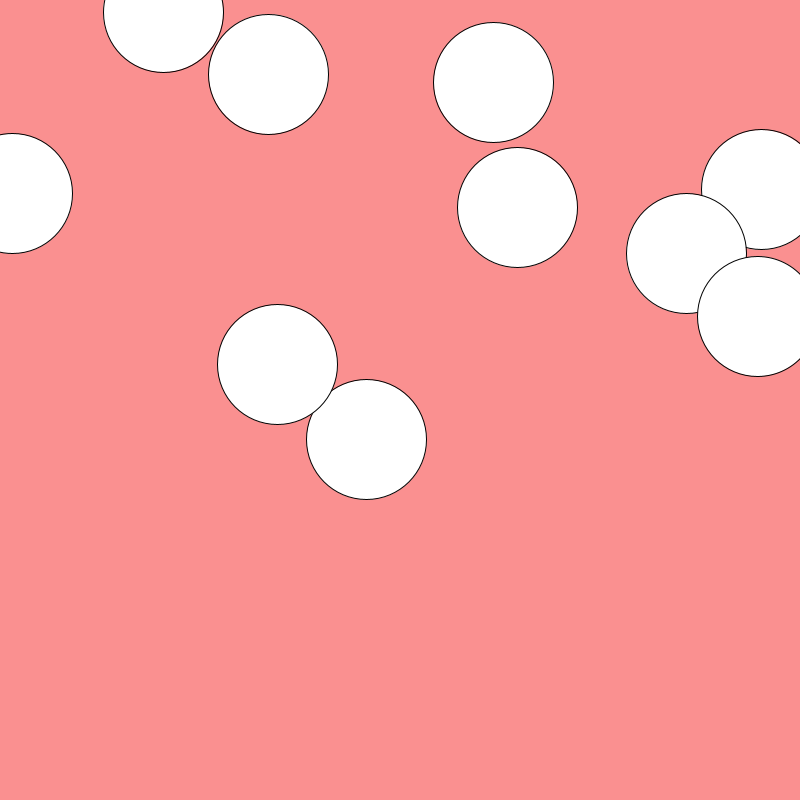
Frame 1 (no input)
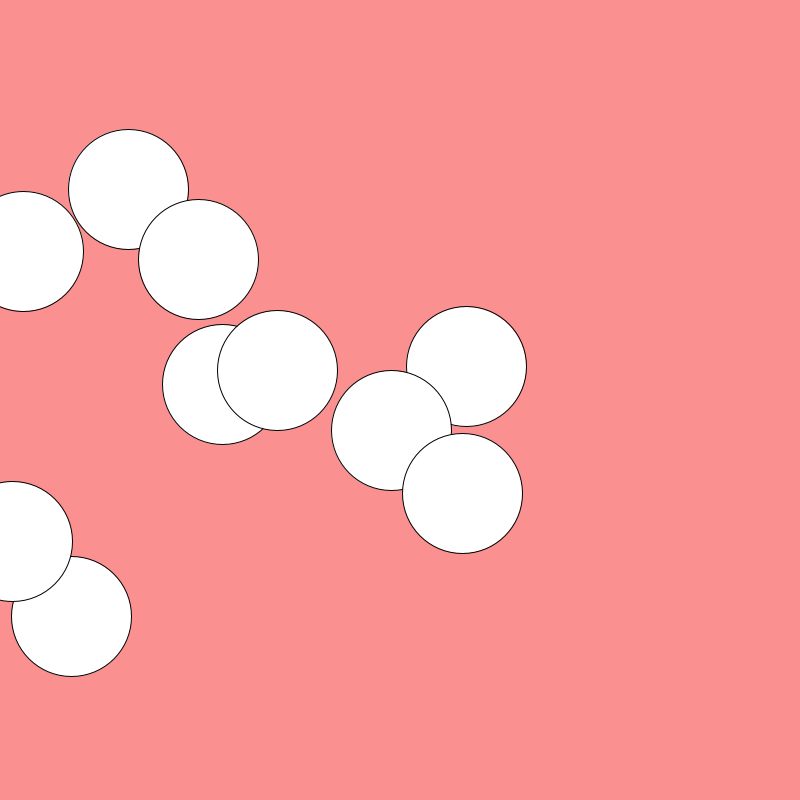
Frame 60 (the mouse pressed at the canvas centre just before this capture)
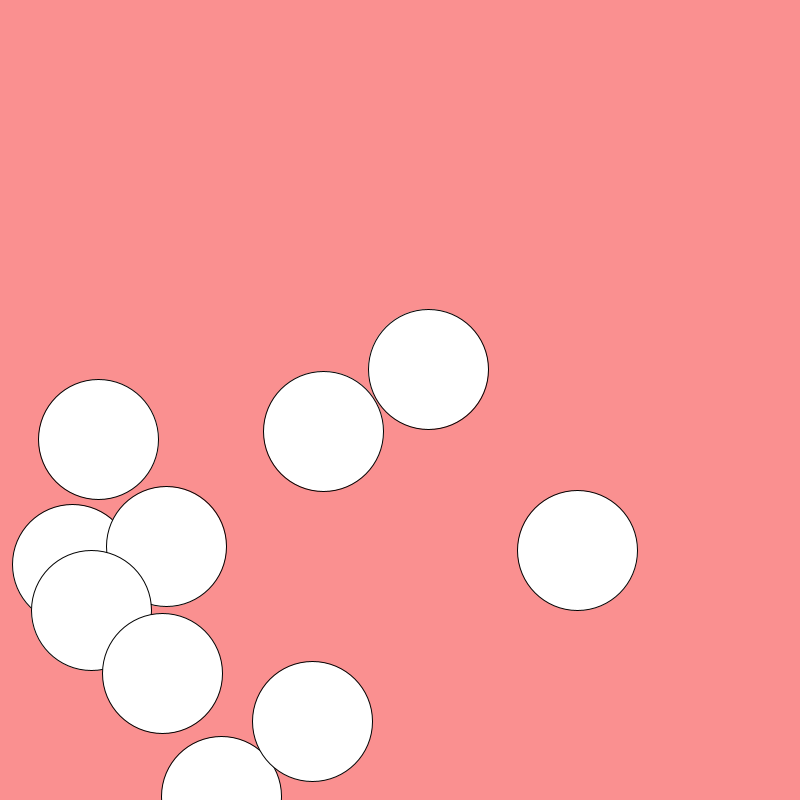
Frame 120 (the mouse held since frame 60 and released just before this capture)

The Processing sketch that drew these frames (run headless with seeded random() and noise(); from frame 60 on, the mouse is pressed at the canvas centre):

// Processing sketch: moving_circle
// ── moving_circle.pde

Circle circle[]= new Circle[10];

void setup()
{
  size(800, 800);

  for (int i=0; i < 10; i++)
  {
    circle[i] = new Circle();
  }
}

void draw()
{ 
  background(250, 144, 144);

  for (int i=0; i < 10; i++)
  {
    circle[i].Draw();
  }
}

// ── circle.pde
class Circle
{

  float _x;
  float _y;
  float _velocityX;
  float _velocityY;

  Circle()
  {
    _x = random(0, 800);
    _y = random(0, 800);
    _velocityX = 1;
    _velocityY = 1;
  }

  void Draw()
  {
    ellipse(_x, _y, 120, 120);
    _x = _x - 5 * _velocityX;
    _y = _y + 3 * _velocityY;

    if (_x>800 || _x<0)
    {
      _velocityX = _velocityX * -1;
    }

    if (_y<0)
    {
      _velocityY = _velocityY * -1;
    }

    if (_y>800)
    {
      _velocityY = _velocityY * -1;
    }
  }
}
